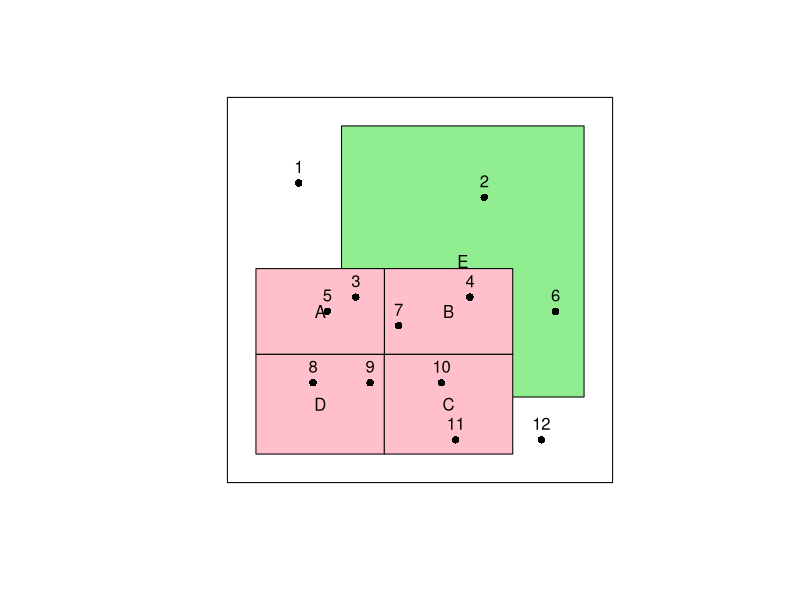
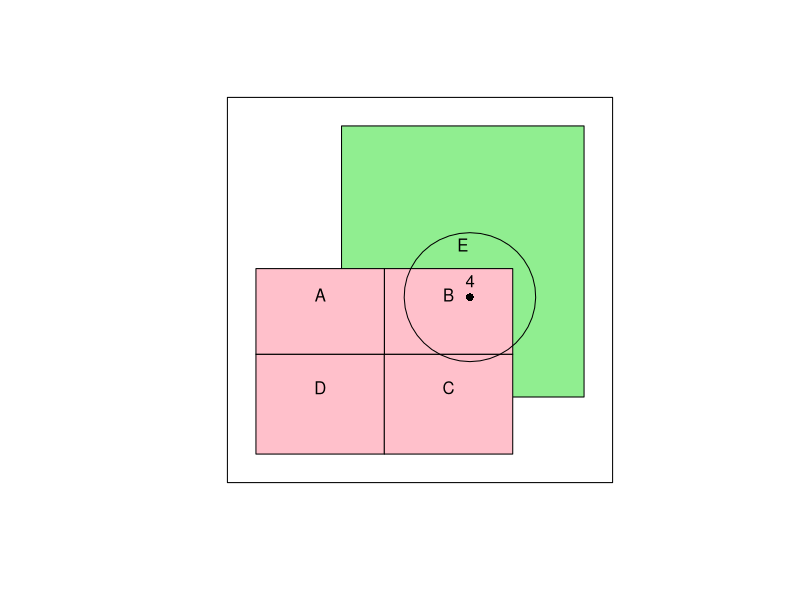
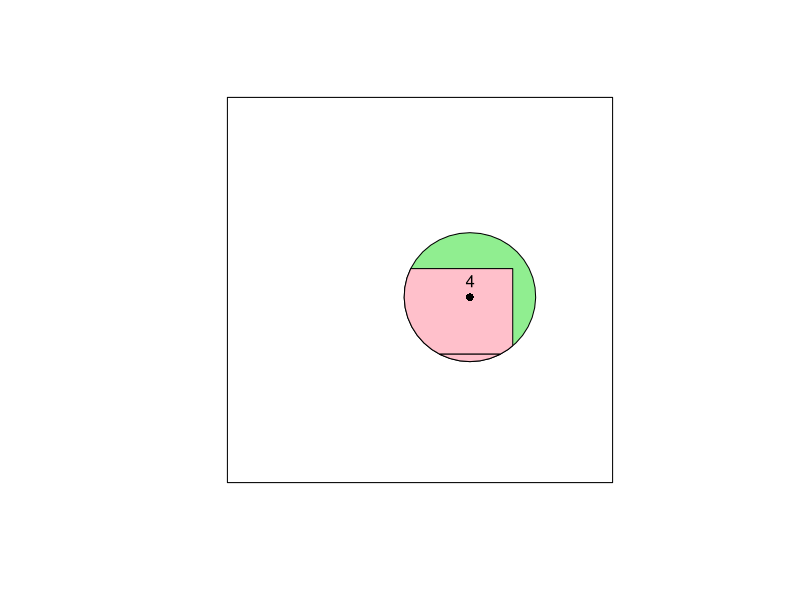
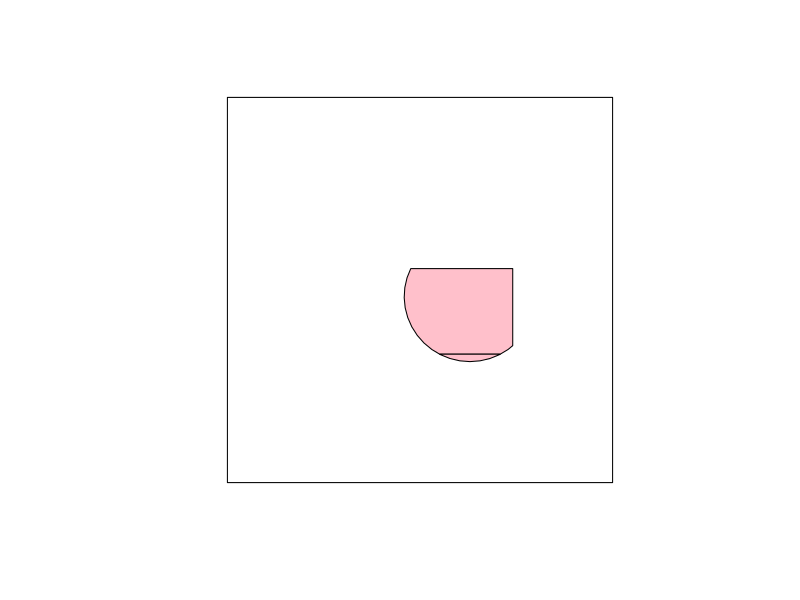
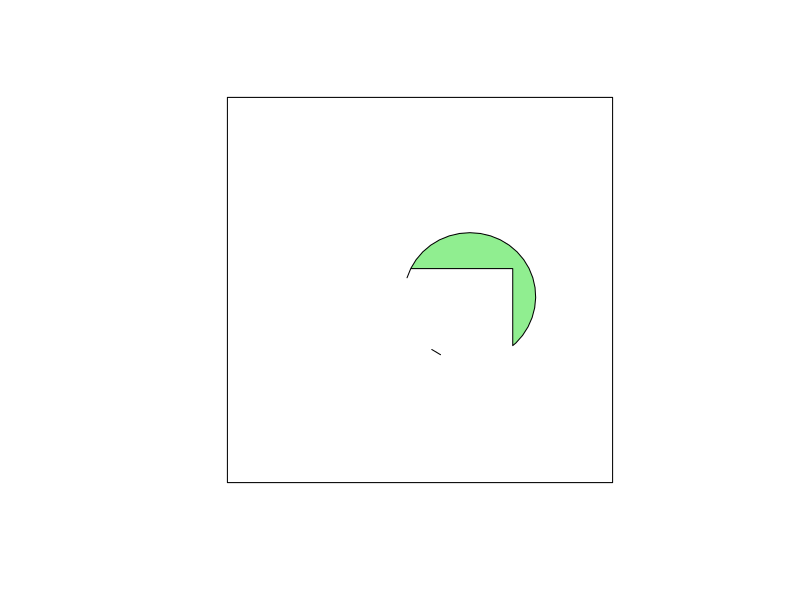
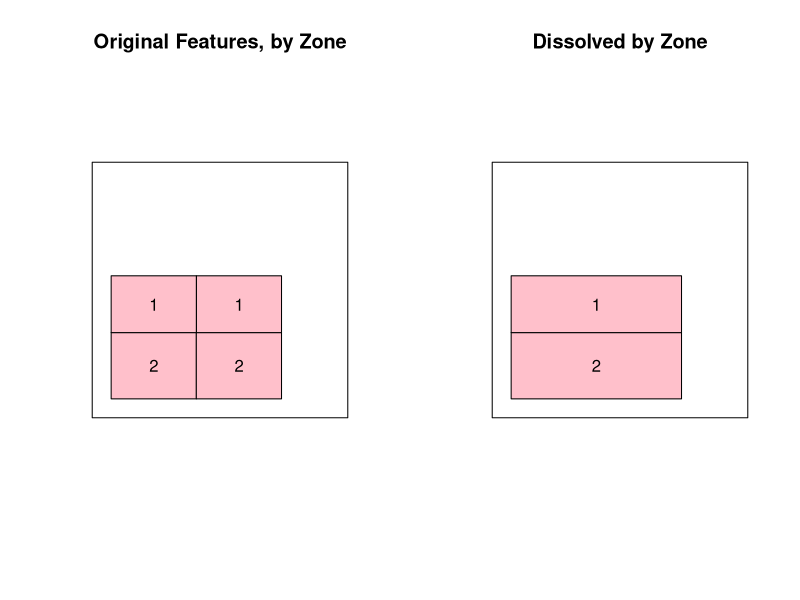
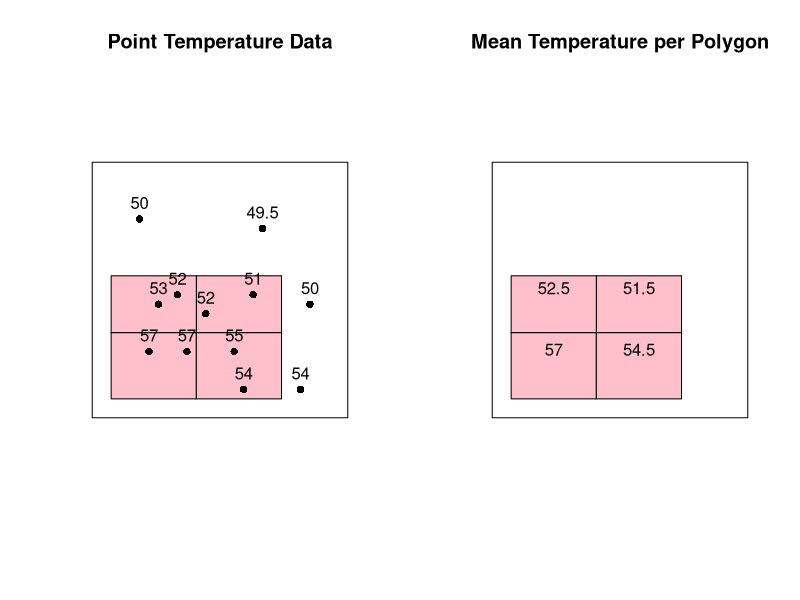

The R script that drew these images, in order:
## ---- chunk 1
knitr::opts_chunk$set(echo = TRUE)
## ---- chunk 2
library(raster)

# polygon A
poly_a <- as(raster::extent(2.0, 11.0, 9.0, 15.0), "SpatialPolygons")
df_a <- data.frame(name = "A", id = "1", county = "1", type = "tract", zone = "1")

spdf_a <- SpatialPolygonsDataFrame(poly_a,df_a)
## ---- chunk 3
# polygon B
poly_b <- as(raster::extent(11.0, 20.0, 9.0, 15.0), "SpatialPolygons")
df_b <- data.frame(name = "B", id = "2", county = "1", type = "tract", zone = "1")
spdf_b <- SpatialPolygonsDataFrame(poly_b,df_b)

# polygon C
poly_c <- as(raster::extent(11.0, 20.0, 2.0, 9.0), "SpatialPolygons")
df_c <- data.frame(name = "C", id = "3", county = "1", type = "tract", zone = "2")
spdf_c <- SpatialPolygonsDataFrame(poly_c,df_c)

# polygon D
poly_d <- as(raster::extent(2.0, 11.0, 2.0, 9.0), "SpatialPolygons")
df_d <- data.frame(name = "D", id = "4", county = "1", type = "tract", zone = "2")
spdf_d <- SpatialPolygonsDataFrame(poly_d,df_d)

# polygon E
poly_e <- as(raster::extent(8.0, 25.0, 6.0, 25.0), "SpatialPolygons")
df_e <- data.frame(name = "E", id = "1", county = "2", type = "forest")
spdf_e <- SpatialPolygonsDataFrame(poly_e,df_e)
## ---- chunk 4
# Define a coordinate reference system to use on all features
grs80 <- CRS("+proj=longlat +ellps=GRS80 +datum=NAD83 +no_defs +towgs84=0,0,0 +units=m")

# "Bind" Polys A,B,C & D into one multipolygon SPDF
spdf_abcd <- raster::bind(spdf_a, spdf_b, spdf_c, spdf_d, keepnames = TRUE)
proj4string(spdf_abcd) <- grs80
proj4string(spdf_e) <- grs80

summary(spdf_abcd)
## ---- chunk 5
# Create a data frame with coordinates and some data, temperature readings, perhaps...
temp_df <- read.table(header = TRUE, text = "
id  x  y  temp
 1  5  21 50
 2  18 20 49.5
 3  9  13 52
 4  17 13 51
 5  7  12  53
 6  23 12 50
 7  12 11 52
 8  6  7  57
 9  10 7  57
 10 15 7  55
 11 16 3  54
 12 22 3  54")

## ---- chunk 6
# Extract the x and y coordinates as a separate vector
xy <- temp_df[c("x", "y")]

# Convert the point df into a SpatialPointsDataFrame
temp_spdf <- sp::SpatialPointsDataFrame(coords = xy, 
                                    data = temp_df,
                                    proj4string = grs80)
temp_spdf@data$id <- as.character(temp_spdf@data$id)
summary(temp_spdf)
## ---- chunk 7
# Use the coordinates() function to define the coordinate fields
sp::coordinates(temp_df) <- ~x+y
sp::proj4string(temp_df) <- grs80

temp_df@data$id <- as.character(temp_df@data$id)

summary(temp_df)
## ---- chunk 8
# bbox (just needed to be able to plot 2 objects that don't share the same bbox)
bbox <- as(raster::extent(0, 27.0, 0, 27.0), "SpatialPolygons")

# Invisible bbox to set the plot extent
plot(bbox, col = "transparent", border = "transparent")

# Plot polygon features and label them
plot(spdf_e, col = "lightgreen", add = TRUE)
plot(spdf_abcd, col = "pink", add = TRUE)

text(spdf_abcd, labels = spdf_abcd$name)
text(spdf_e, labels = spdf_e$name)

# Plot the points and label them
plot(temp_spdf, add = TRUE, col = "black", pch = 16)
# Label the points
text(temp_spdf, labels = temp_spdf$id, pos = 3)

# Overplot the bbox as a neatline
plot(bbox, add = TRUE)
## ---- chunk 9

# Invisible bbox to set the plot extent
plot(bbox, col = "transparent", border = "transparent")

# Plot polygon features
plot(spdf_e, col = "lightgreen", add = TRUE)
text(spdf_e, labels = spdf_e$name, pos = 3)

plot(spdf_abcd, col = "pink", add = TRUE)
text(spdf_abcd, labels = spdf_abcd$name, pos = 3)

# Subset a single point out of set
point_4 <- subset(temp_df, id == 4)

# Buffer around the point
buffer_zone <- raster::buffer(point_4, width = 500000)

# plot the buffer
plot(buffer_zone, add = TRUE)

# plot the point
plot(point_4, add = TRUE, col = "black", pch = 16)
text(point_4, labels = point_4$id, pos = 3)

plot(bbox, add = TRUE)
## ---- chunk 10

# Clip the features with the buffer zone
abcd_clip <- raster::intersect(spdf_abcd, buffer_zone)
e_clip <- raster::intersect(spdf_e, buffer_zone)

# Invisible bbox to set the plot extent
plot(bbox, col = "transparent", border = "transparent")

# Plot the new clipped features
plot(e_clip, col = "lightgreen", add = TRUE)
plot(abcd_clip, col = "pink", add = TRUE)

# plot the point
plot(point_4, add = TRUE, col = "black", pch = 16)
text(point_4, labels = point_4$id, pos = 3)

plot(bbox, add=TRUE)
## ---- chunk 11

combined_clips <- raster::intersect(abcd_clip, e_clip)

# Invisible bbox to set the plot extent
plot(bbox, col = "transparent", border = "transparent")

# Plot the new clipped features
plot(combined_clips, col = "pink", add = TRUE)

plot(bbox, add=TRUE)
## ---- chunk 12
disjoint_e_clip <- (e_clip - abcd_clip) 

# Invisible bbox to set the plot extent
plot(bbox, col = "transparent", border = "transparent")

# Plot the new clipped features
plot(disjoint_e_clip, col = "lightgreen", add = TRUE)

plot(bbox, add=TRUE)
## ---- chunk 13
par(mfrow = c(1,2))

plot(bbox)
plot(spdf_abcd, col = "pink", add = TRUE)
text(spdf_abcd, labels = spdf_abcd$zone)
title("Original Features, by Zone")

zoned_tracts <- raster::aggregate(spdf_abcd, by = 'zone')

plot(bbox)
plot(zoned_tracts, col = "pink", add = TRUE)
text(zoned_tracts, labels = zoned_tracts$zone)
title("Dissolved by Zone")
## ---- chunk 14
poly_temp_df <- sp::over(spdf_abcd, temp_spdf[,"temp"],  fn = mean)

# Create a new column in the original data set with the new values
spdf_abcd@data$temp <- poly_temp_df$temp
## ---- chunk 15

par(mfrow = c(1,2))

# Invisible bbox to set the plot extent
plot(bbox, col = "transparent", border = "transparent")

# Plot polygon features
plot(spdf_abcd, col = "pink", add = TRUE)

# Plot the points and label them
plot(temp_spdf, add = TRUE, col = "black", pch = 16)
# Label the points
text(temp_spdf, labels = temp_spdf$temp, pos = 3)

# Overplot the bbox as a neatline
plot(bbox, add = TRUE)

title("Point Temperature Data")

#---------- Plot 2 -------------
# Invisible bbox to set the plot extent
plot(bbox, col = "transparent", border = "transparent")

# Plot polygon features
plot(spdf_abcd, col = "pink", add = TRUE)

# label them with new temp field
text(spdf_abcd, labels = spdf_abcd$temp, pos = 3)

# Overplot the bbox as a neatline
plot(bbox, add = TRUE)

title("Mean Temperature per Polygon")
